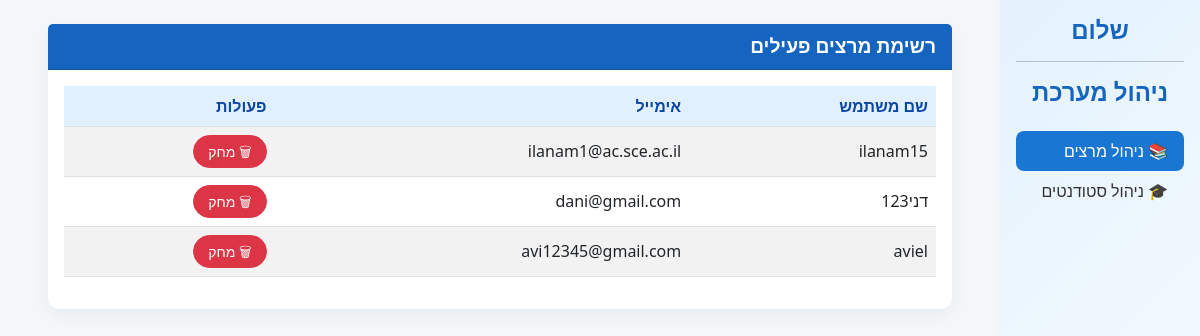
Page /admin_page_lecturers_section/ on the earlier database version.
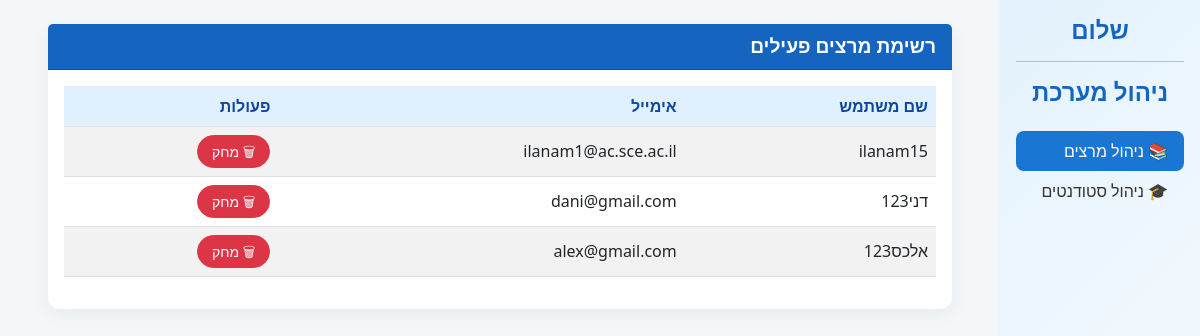
Same page on the later database version.
### App_SetUp/models.py (models this page shows)
class User(AbstractUser):
    is_admin = models.BooleanField('Is admin', default=False)
    is_student = models.BooleanField('Is student', default=False)
    is_lecturer = models.BooleanField('Is lecturer', default=False)

### App_SetUp/views.py (the view)
# urls.py: path('admin_page_lecturers_section/', views.manage_lecturers, name='manage_lecturers'),
def manage_lecturers(request):
    active_lecturers = User.objects.filter(is_lecturer=True, is_active=True)
    context = {
        "active_lecturers": active_lecturers
    }
    return render(request, "AdminPages/admin_page_lecturers_section.html", context)

### App_SetUp/templates/AdminPages/admin_page_lecturers_section.html (shortened to what this page needs)
<!DOCTYPE html>
<html lang="he" dir="rtl">
<head>
  <link href="https://cdn.jsdelivr.net/npm/bootstrap@5.3.0/dist/css/bootstrap.rtl.min.css" rel="stylesheet">
</head>
<body>
<div class="container-fluid">
  <div class="row">
    <nav class="col-md-2 d-none d-md-block sidebar p-3">
      <div class="text-center">
        <h4>שלום {{ request.user.username }}</h4>
        <hr>
        <h4>ניהול מערכת</h4>
      </div>
      <ul class="nav flex-column mt-4">
        <li class="nav-item"><a class="nav-link active" href="{% url 'manage_lecturers' %}">📚 ניהול מרצים</a></li>
        <li class="nav-item"><a class="nav-link" href="{% url 'manage_students' %}">🎓 ניהול סטודנטים</a></li>
      </ul>
    </nav>
    <main class="col-md-10 ms-sm-auto px-md-5 py-4">
      <div class="card">
        <div class="card-header">רשימת מרצים פעילים</div>
        <div class="card-body">
          <table class="table table-striped align-middle">
            <thead>
              <tr>
                <th>שם משתמש</th>
                <th>אימייל</th>
                <th>פעולות</th>
              </tr>
            </thead>
            <tbody>
              {% for lecturer in active_lecturers %}
              <tr>
                <td>{{ lecturer.username }}</td>
                <td>{{ lecturer.email }}</td>
                <td>
                  <form method="post" action="{% url 'delete_lecturer' %}" onsubmit="return confirmDeletion()" class="d-inline">
                    <button type="submit" class="btn btn-danger btn-sm">🗑 מחק</button>
                  </form>
                </td>
              </tr>
              {% empty %}
              <tr><td colspan="3" class="text-center empty-message">אין מרצים רשומים.</td></tr>
              {% endfor %}
            </tbody>
          </table>
        </div>
      </div>
    </main>
  </div>
</div>
</body>
</html>

Differences in the rows shown:
removed User: username "aviel", email "avi12345@gmail.com"
added User: username "אלכס123", email "alex@gmail.com"
